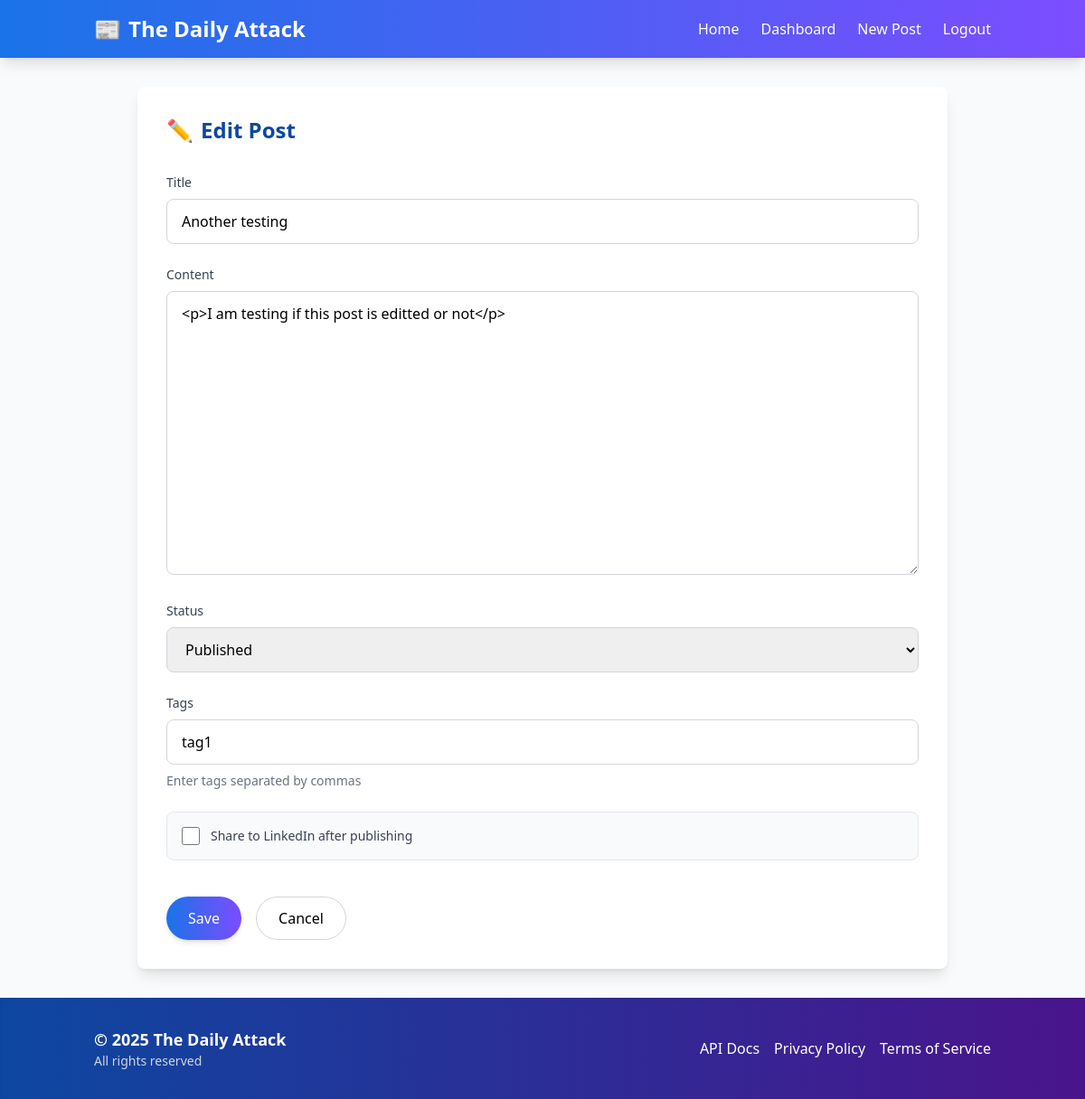
The page /post/5/edit/ (signed in) on the database its author committed.
### blog/models.py (models this page shows, shortened)
class Post(models.Model):
    STATUS_CHOICES = (
        ('draft', 'Draft'),
        ('published', 'Published'),
    )
    title = models.CharField(max_length=200)
    content = models.TextField()
    author = models.ForeignKey(User, on_delete=models.CASCADE, related_name='blog_posts')
    created_at = models.DateTimeField(auto_now_add=True)
    updated_at = models.DateTimeField(auto_now=True)
    published_at = models.DateTimeField(blank=True, null=True)
    status = models.CharField(max_length=10, choices=STATUS_CHOICES, default='draft')
    tags = models.ManyToManyField(Tag, blank=True)
    class Meta:
        ordering = ['-created_at']

class Tag(models.Model):
    name = models.CharField(max_length=50, unique=True)

### blog/views.py (the view)
# urls.py: path('post/<int:pk>/edit/', views.post_edit, name='post_edit'),
@login_required
@editor_required
def post_edit(request, pk):
    post = get_object_or_404(Post, pk=pk)
    if post.author != request.user:
        messages.error(request, "You don't have permission to edit this post.")
        return redirect('dashboard')
    if request.method == 'POST':
        form = PostForm(request.POST, instance=post)
        if form.is_valid():
            post = form.save(commit=False)
            if post.status == 'published' and not post.published_at:
                post.published_at = timezone.now()
            post.save()
            post.tags.clear()
            tag_names = form.cleaned_data.get('tags', [])
            if isinstance(tag_names, str):
                tag_names = tag_names.split(',')
            for tag_name in tag_names:
                if isinstance(tag_name, str):
                    tag_name = tag_name.strip()
                    if tag_name:
                        tag, created = Tag.objects.get_or_create(name=tag_name)
                        post.tags.add(tag)
            return redirect('post_detail', pk=post.pk)
    else:
        tags = ', '.join([tag.name for tag in post.tags.all()])
        form = PostForm(instance=post, initial={'tags': tags})
    return render(request, 'blog/post_edit.html', {'form': form})

### blog/forms.py (shortened to what this page needs)
class PostForm(forms.ModelForm):
    tags = forms.CharField(required=False, help_text='Enter tags separated by commas')
    class Meta:
        model = Post
        fields = ('title', 'content', 'status', 'tags')
        widgets = {
            'content': forms.Textarea(attrs={'class': 'richtext-editor'}),
        }

### blog/context_processors.py (called while the page is built)
def user_profile(request):
    if request.user.is_authenticated and hasattr(request.user, 'profile'):
        return {'user_profile': request.user.profile}
    return {'user_profile': None}

### blog/views.py (called while the page is built)
def editor_required(view_func):
    @wraps(view_func)
    def _wrapped_view(request, *args, **kwargs):
        if not hasattr(request.user, 'profile') or request.user.profile.user_type != 'editor':
            messages.error(request, "You must be an editor to access this page.")
            return redirect('home')
        return view_func(request, *args, **kwargs)
    return _wrapped_view

### templates/blog/post_edit.html (shortened to what this page needs)
{% extends 'base.html' %}
{% block content %}
    <div class="max-w-4xl mx-auto bg-white rounded-lg shadow-lg p-8 animate-fade-in">
        <h1 class="text-2xl font-bold mb-8 text-primary-dark">
            {% if form.instance.pk %}
                <span class="flex items-center"><span class="mr-2">✏️</span> Edit Post</span>
            {% else %}
                <span class="flex items-center"><span class="mr-2">✨</span> New Post</span>
            {% endif %}
        </h1>
        <form method="post" class="space-y-6" id="post-form">
            <div class="animate-slide-in" style="animation-delay: 100ms">
                <label for="{{ form.title.id_for_label }}" class="block text-sm font-medium text-gray-700 mb-2">Title</label>
                <input type="text" name="{{ form.title.name }}" id="{{ form.title.id_for_label }}" value="{{ form.title.value|default:'' }}"
                       class="w-full px-4 py-3 border border-gray-300 rounded-lg focus:ring-2 focus:ring-primary focus:border-primary transition-all duration-300" required>
            </div>
            <div class="animate-slide-in" style="animation-delay: 200ms">
                <label for="{{ form.content.id_for_label }}" class="block text-sm font-medium text-gray-700 mb-2">Content</label>
                <textarea name="{{ form.content.name }}" id="{{ form.content.id_for_label }}" class="richtext-editor w-full px-4 py-3 border border-gray-300 rounded-lg" rows="12">{{ form.content.value|default:'' }}</textarea>
            </div>
            <div class="animate-slide-in" style="animation-delay: 300ms">
                <label for="{{ form.status.id_for_label }}" class="block text-sm font-medium text-gray-700 mb-2">Status</label>
                <select name="{{ form.status.name }}" id="{{ form.status.id_for_label }}"
                        class="w-full px-4 py-3 border border-gray-300 rounded-lg focus:ring-2 focus:ring-primary focus:border-primary transition-all duration-300">
                    {% for value, text in form.status.field.choices %}
                        <option value="{{ value }}" {% if form.status.value == value %}selected{% endif %}>{{ text }}</option>
                    {% endfor %}
                </select>
            </div>
            <div class="animate-slide-in" style="animation-delay: 400ms">
                <label for="{{ form.tags.id_for_label }}" class="block text-sm font-medium text-gray-700 mb-2">Tags</label>
                <input type="text" name="{{ form.tags.name }}" id="{{ form.tags.id_for_label }}" value="{{ form.tags.value|default:'' }}"
                       class="w-full px-4 py-3 border border-gray-300 rounded-lg focus:ring-2 focus:ring-primary focus:border-primary transition-all duration-300"
                       placeholder="Enter tags separated by commas">
                <p class="text-sm text-gray-500 mt-2">{{ form.tags.help_text }}</p>
            </div>
            <div class="flex items-center p-4 bg-gray-50 rounded-lg border border-gray-200 animate-slide-in" style="animation-delay: 500ms">
                <input type="checkbox" id="share-to-linkedin" name="share_to_linkedin"
                       class="h-5 w-5 text-primary border-gray-300 rounded focus:ring-primary">
                <label for="share-to-linkedin" class="ml-3 block text-sm text-gray-700">
                    Share to LinkedIn after publishing
                </label>
            </div>
            <div class="pt-4 animate-slide-in" style="animation-delay: 600ms">
                <button type="submit" class="bg-gradient-to-r from-primary to-accent text-white px-6 py-3 rounded-full hover:opacity-90 transition-all duration-300 shadow-md">
                    Save
                </button>
                <a href="{% url 'dashboard' %}" class="ml-3 px-6 py-3 border border-gray-300 rounded-full hover:bg-gray-100 transition-all duration-300">
                    Cancel
                </a>
            </div>
        </form>
    </div>
{% endblock %}

### rows shown on the page
Post: title "Another testing", content "<p>I am testing if this post is editted or not</p>", status "Published"
Tag: tags "tag1"
